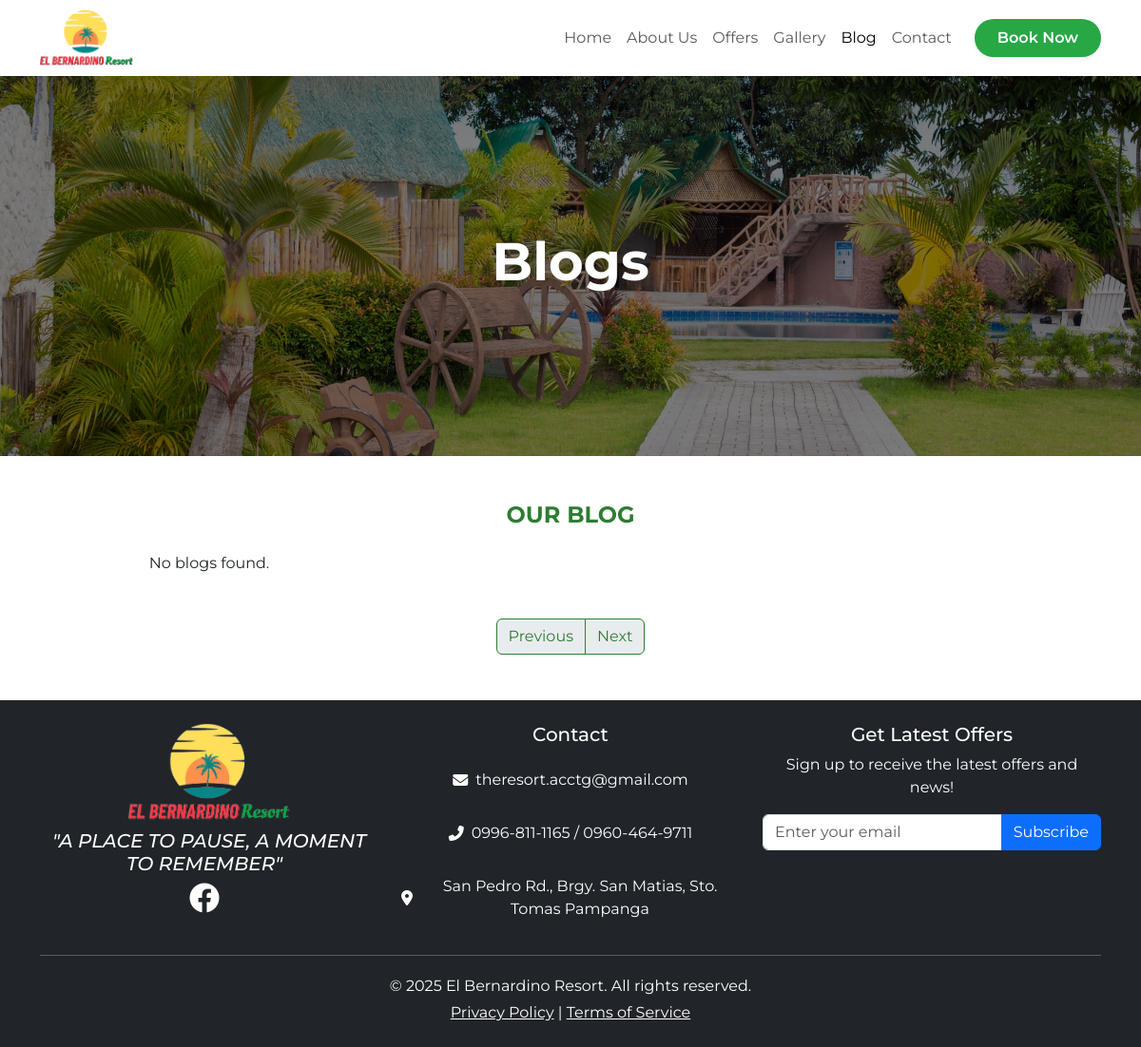
The page /blog.php on the database as committed earlier.
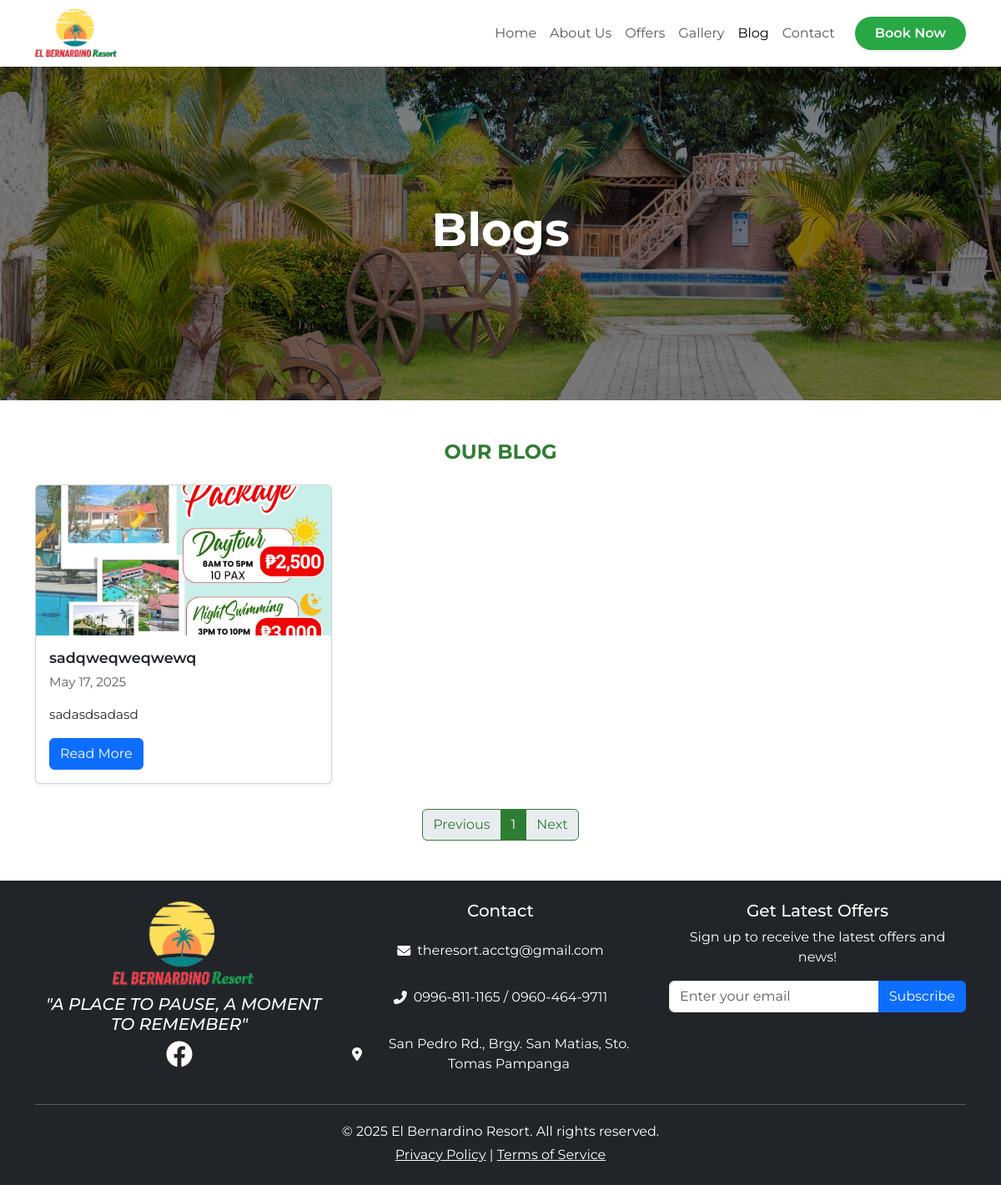
The same page on the database as committed later.
### tables this page shows
CREATE TABLE `blogs` (
  `id` int(11) NOT NULL,
  `title` varchar(255) NOT NULL,
  `date` date NOT NULL,
  `content` text NOT NULL,
  `image` varchar(255) NOT NULL
);

### blog.php (the view, shortened to what the changed rows need)
<?php
include 'db_connect.php';
$limit = 9;
$page = isset($_GET['page']) ? max(1, (int)$_GET['page']) : 1;
$offset = ($page - 1) * $limit;
$countQuery = "SELECT COUNT(*) as total FROM blogs";
$countResult = $conn->query($countQuery);
$totalRows = $countResult->fetch_assoc()['total'];
$totalPages = ceil($totalRows / $limit);
$sql = "SELECT * FROM blogs ORDER BY date DESC LIMIT $limit OFFSET $offset";
$result = $conn->query($sql);
?>
<!DOCTYPE html>
<html lang="en">
<head>
    <link href="https://cdn.jsdelivr.net/npm/bootstrap@5.3.2/dist/css/bootstrap.min.css" rel="stylesheet" />
    <link href="https://cdnjs.cloudflare.com/ajax/libs/font-awesome/6.4.0/css/all.min.css" rel="stylesheet" />
    <link rel="stylesheet" href="style_blog.css" />
    <link rel="stylesheet" href="style.css" />
</head>
<body>
    <div class="container-title d-flex justify-content-center align-items-center" style="margin-top: 80px;">
        <div class="overlay w-100 h-100 d-flex justify-content-center align-items-center">
            <h1 class="text-white display-4 fw-bold">Blogs</h1>
        </div>
    </div>
    <div class="container my-5">
        <div id="blogGallery" class="row row-cols-1 row-cols-md-3 g-4">
            <?php
            if ($result && $result->num_rows > 0) {
                while ($row = $result->fetch_assoc()) {
                    $title = htmlspecialchars($row['title']);
                    $date = date("F j, Y", strtotime($row['date']));
                    $content = htmlspecialchars($row['content']);
                    $image = htmlspecialchars($row['image']);
                    $preview = strlen($content) > 100 ? substr($content, 0, 100) . '...' : $content;
                    echo '
                    <div class="col">
                        <div class="card h-100 shadow-sm">
                            <img src="' . $image . '" class="card-img-top" alt="' . $title . '" style="object-fit: cover; height: 180px;" />
                            <div class="card-body d-flex flex-column">
                                <h5 class="card-title">' . $title . '</h5>
                                <p class="card-text text-muted small">' . $date . '</p>
                                <p class="card-text flex-grow-1">' . $preview . '</p>
                                <a href="blog_detail.php?id=' . $row['id'] . '" class="btn btn-primary mt-auto align-self-start">Read More</a>
                            </div>
                        </div>
                    </div>';
                }
            } else {
                echo '<p class="text-center">No blogs found.</p>';
            }
            ?>
        </div>
        <nav class="mt-4">
            <ul class="pagination justify-content-center">
                <?php for ($i = 1; $i <= $totalPages; $i++): ?>
                    <li class="page-item <?= $i == $page ? 'active' : '' ?>">
                        <a class="page-link" href="?page=<?= $i ?>"><?= $i ?></a>
                    </li>
                <?php endfor; ?>
            </ul>
        </nav>
    </div>
</body>
</html>

Rows that differ between the two databases and show on the page:
added blogs: image (picture), title "sadqweqweqwewq", date "May 17, 2025", content "sadasdsadasd"
Other text that changed with them:
new list line: "1"
text no longer shown: "No blogs found."
